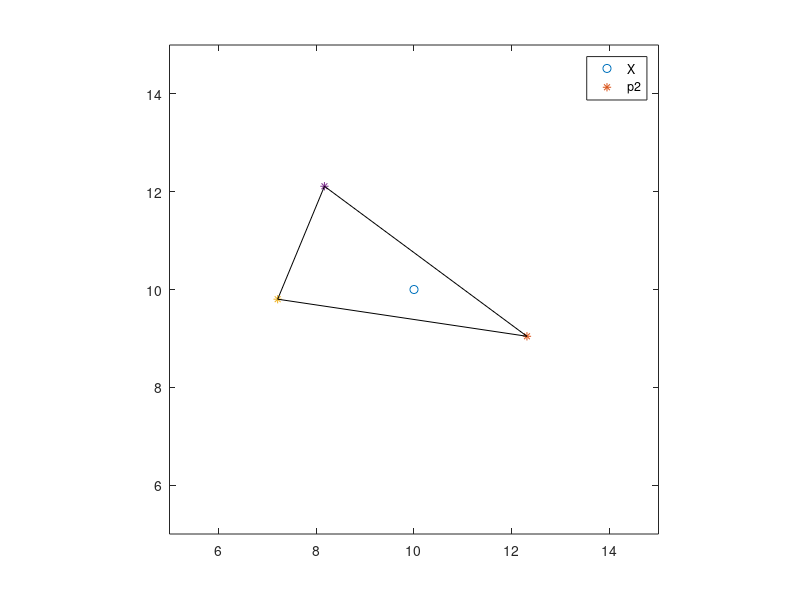

Reproduce this figure in MATLAB.
%test draw

x = 10;
y = 10;

s = 2.5;

a = -pi*1/8;

p1 = [x+s*cos(a) y+s*sin(a)];
%p = [x-s*cos(a) x-s*sin(a)];
p2 = [x-s*cos(a)+s/2*cos(pi/2-a) x-s*sin(a)-s/2*sin(pi/2-a)];
p3 = [x-s*cos(a)-s/2*cos(pi/2-a) x-s*sin(a)+s/2*sin(pi/2-a)];


plot(x,y,'o')
hold on

plot(p1(1),p1(2),'*')
%plot(p(1),p(2),'*')
plot(p2(1),p2(2),'*')
plot(p3(1),p3(2),'*')

line([p2(1) p1(1)],[p2(2) p1(2)],'color','k')
line([p3(1) p1(1)],[p3(2) p1(2)],'color','k')
line([p2(1) p3(1)],[p2(2) p3(2)],'color','k')

axis([5 15 5 15])
legend('X','p2','location','best')
axis square
hold off
